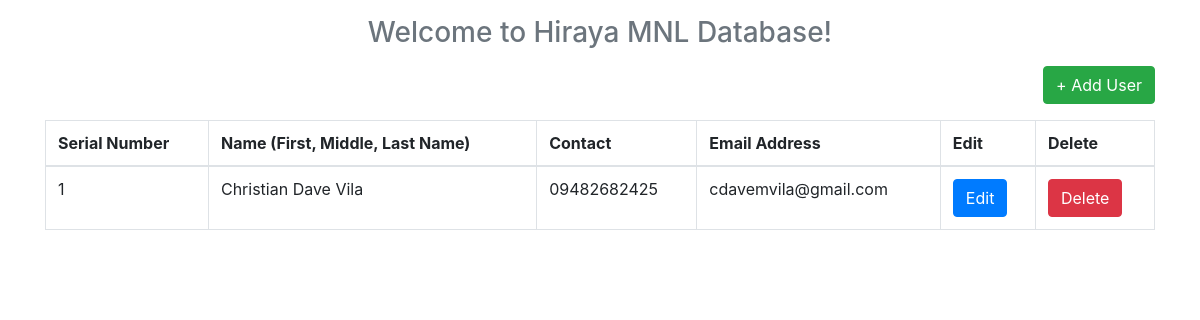
The page /index on the database as committed earlier.
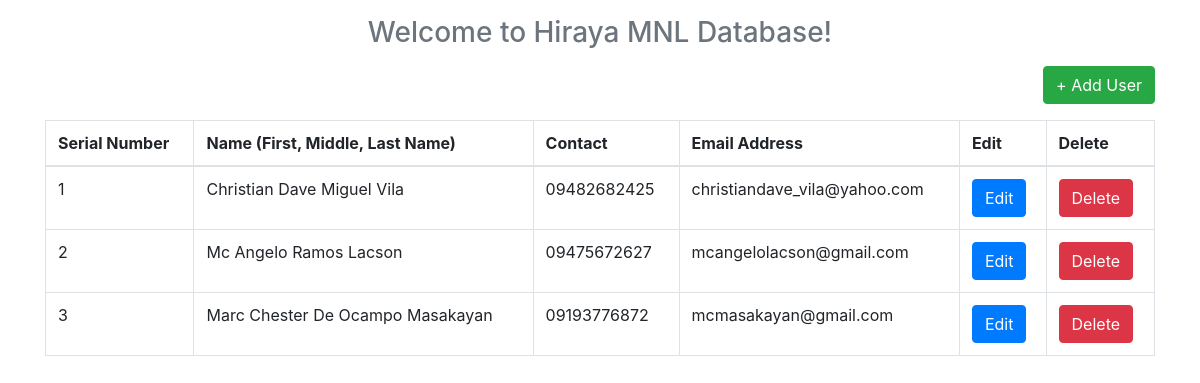
The same page on the database as committed later.
### tables this page shows
CREATE TABLE "users" (
	"UID"	INTEGER PRIMARY KEY AUTOINCREMENT,
	"UNAME"	TEXT,
	"CONTACT"	TEXT,
	"EMAIL" TEXT
);

### app.py (the view)
@app.route("/")
@app.route("/index")
def index():
    con=sql.connect("db_web.db")
    con.row_factory=sql.Row
    cur=con.cursor()
    cur.execute("select * from users")
    data=cur.fetchall()
    return render_template("index.html",datas=data)

### templates/index.html
{% extends 'base.html' %}
{% block body %}
  <h3 class='text-center text-muted mb-3'>Welcome to Hiraya MNL Database!</h3>
  <p class='text-right'><a href='{{url_for("add_user")}}' class='btn btn-success '>+ Add User</a></p>
  <table class='table table-bordered'>
    <thead>
      <th>Serial Number</th>
      <th>Name (First, Middle, Last Name)</th>
      <th>Contact</th>
      <th>Email Address</th>
      <th>Edit</th>
      <th>Delete</th>
    </thead>
    <tbody>
      {% for row in datas %}
        <tr>
          <td>{{loop.index}}</td>
          <td>{{row.UNAME}}</td>
          <td>{{row.CONTACT}}</td>
          <td>{{row.EMAIL}}</td>
          <td><a href='{{url_for("edit_user",uid=row.UID)}}' class='btn btn-primary'>Edit</a></td>
          <td><a href='{{url_for("delete_user",uid=row.UID)}}' class='btn btn-danger' onclick='return confirm("Are You Sure")'>Delete</a></td>
        </tr>
      {%endfor%}
    </tbody>
  </table>
{% endblock %}

### templates/base.html (shortened to what this page needs)
<html>
  <head>
    <link rel="stylesheet" href="https://maxcdn.bootstrapcdn.com/bootstrap/4.0.0/css/bootstrap.min.css">
  </head>
  <body>
    <div class='container pt-3'>
      {% block body %}
      {% endblock %}
    </div>
  </body>
</html>

Rows that differ between the two databases and show on the page:
removed users: UNAME "Christian Dave Vila", CONTACT "09482682425", EMAIL "cdavemvila@gmail.com"
added users: UNAME "Christian Dave Miguel Vila", CONTACT "09482682425", EMAIL "christiandave_vila@yahoo.com"
added users: UNAME "Mc Angelo Ramos Lacson", CONTACT "09475672627", EMAIL "mcangelolacson@gmail.com"
added users: UNAME "Marc Chester De Ocampo Masakayan", CONTACT "09193776872", EMAIL "mcmasakayan@gmail.com"
